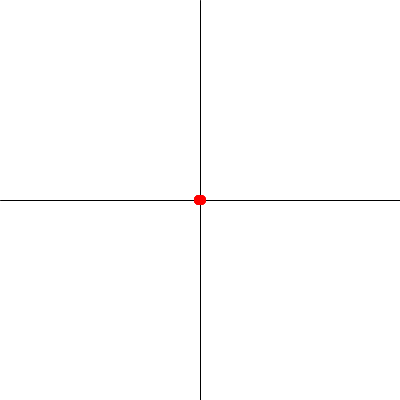
Frame 1 (no input)
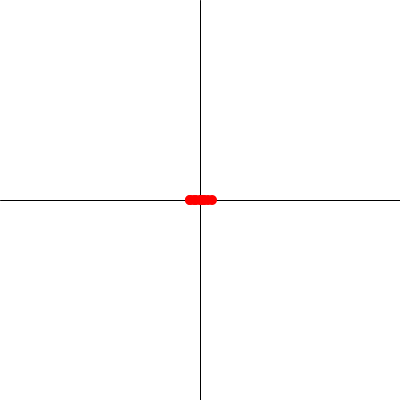
Frame 60 (the mouse pressed at the canvas centre just before this capture)
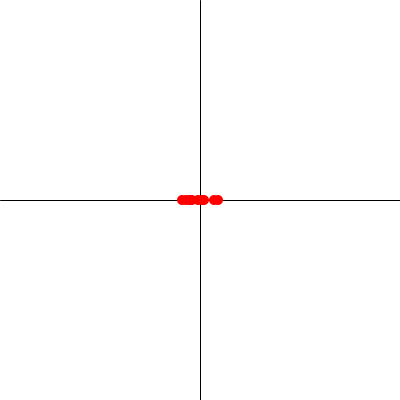
Frame 120 (the mouse held since frame 60 and released just before this capture)

The Processing sketch that drew these frames (run headless with seeded random() and noise(); from frame 60 on, the mouse is pressed at the canvas centre):

// Processing sketch: randomwalk20201217_1
// ── randomwalk20201217_1.pde
int NUM = 10;
float x[] = new float[NUM];
float y[] = new float[NUM];
float p[] = new float[NUM];
float dx;
float r = 5;

void setup()
{
 size(400,400);
 background(255);
 smooth();
 
 for(int i = 0; i < NUM; i++)
 {
   x[i] = width/2;
   y[i] = height/2;
 }
 
 dx = 1;
}


void draw()
{
  background(255);
  stroke(0);
  line(0,height/2, width, height/2);
  line(width/2,0, width/2, height);
  
 for(int i = 0; i < NUM; i++)
 {
    p[i] = random(0,1);
  
    if(p[i] > 0.5) x[i] += dx;
    else x[i] -= dx;
  
    noStroke();
    fill(255,0,0);
    ellipse(x[i],y[i],2*r,2*r);
  }
}
